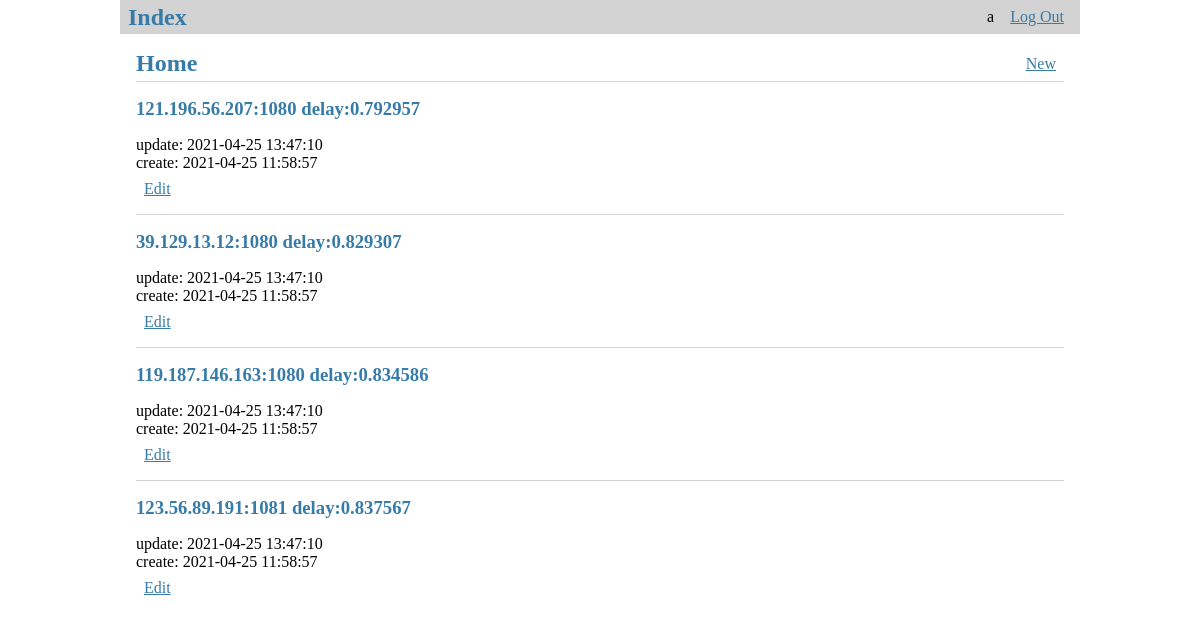
The page /home (signed in) on the database as committed earlier.
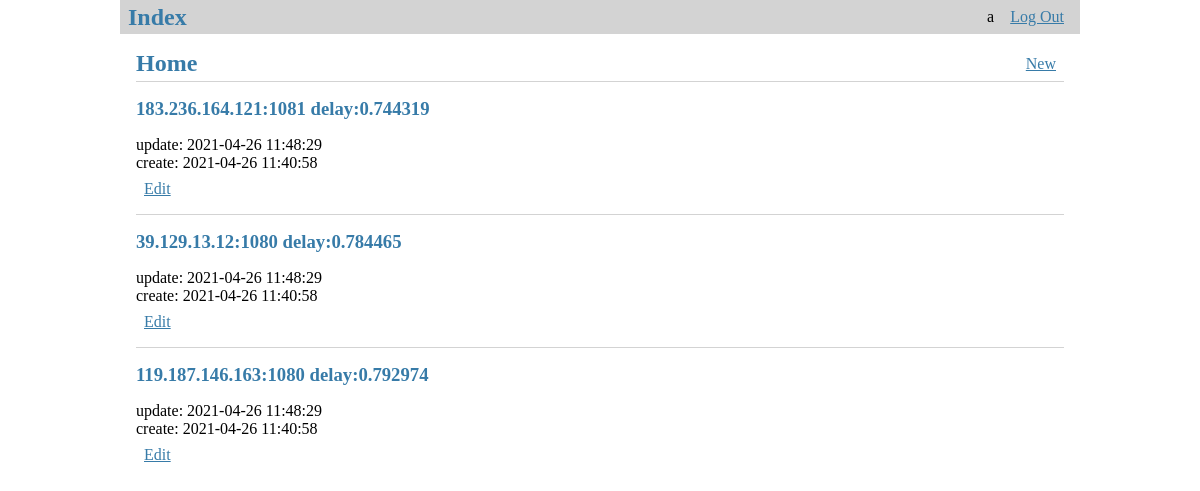
The same page on the database as committed later.
### tables this page shows
CREATE TABLE user (
    id       INTEGER PRIMARY KEY AUTOINCREMENT,
    username TEXT    UNIQUE
                     NOT NULL,
    password TEXT    NOT NULL
);

CREATE TABLE proxy (
    id        INTEGER   PRIMARY KEY AUTOINCREMENT,
    author_id INTEGER   NOT NULL,
    created   TIMESTAMP,
    updated   TIMESTAMP,
    delay     TEXT,
    ip        TEXT      NOT NULL
                        UNIQUE,
    port      TEXT      NOT NULL,
    FOREIGN KEY (author_id) REFERENCES user (id)
    );

### flaskr/blog.py (the view)
@bp.route('/home')
@login_required
def home():
    db = get_db()
    records = db.execute(
        'SELECT p.id, ip, port, delay, created, updated, author_id, username'
        ' FROM proxy p JOIN user u ON p.author_id = u.id'
        ' WHERE updated =(SELECT MAX(updated) FROM proxy)'
        ' ORDER BY delay ASC'
    ).fetchall()
    return render_template('blog/home.html', records=records)

### flaskr/auth.py (called while the page is built)
@bp.before_app_request
def load_logged_in_user():
    user_id = session.get('user_id')
    if user_id is None:
        g.user = None
    else:
        g.user = get_db().execute(
            'SELECT * FROM user WHERE id = ?', (user_id,)
        ).fetchone()

def login_required(view):
    @functools.wraps(view)
    def wrapped_view(**kwargs):
        if g.user is None:
            return redirect(url_for('auth.login'))
        return view(**kwargs)
    return wrapped_view

### flaskr/db.py (called while the page is built)
def get_db():
    if 'db' not in g:
        g.db = sqlite3.connect(
            current_app.config['DATABASE'],
            detect_types=sqlite3.PARSE_DECLTYPES
        )
        g.db.row_factory = sqlite3.Row
    return g.db

### flaskr/templates/blog/home.html (shortened to what this page needs)
{% extends 'base.html' %}
{% block header %}
  <h1>{% block title %}Home{% endblock %}</h1>
  {% if g.user %}
    <a class="action" href="{{ url_for('blog.create') }}">New</a>
  {% endif %}
{% endblock %}
{% block content %}
<head>
<body onload="JavaScript:AutoRefresh(1000);"></body>
</head>
  {% for r in records %}
    <article class="r" >
      <header>
        <div>
          <h1>{{ r['ip'] }}:{{ r['port'] }} delay:{{ r['delay'] }}</h1>
          <div class="about">update: {{ r['updated'].strftime('%Y-%m-%d %H:%M:%S') }}</div>
          <div class="about">create: {{ r['created'].strftime('%Y-%m-%d %H:%M:%S') }}</div>
        </div>
        {% if g.user['id'] == r['author_id'] %}
          <a class="action" href="{{ url_for('blog.update', id=r['id']) }}">Edit</a>
        {% endif %}
      </header>
    </article>
    {% if not loop.last %}
      <hr>
    {% endif %}
  {% endfor %}
{% endblock %}

### flaskr/templates/base.html (shortened to what this page needs)
<!doctype html>
<link rel="stylesheet" href="{{ url_for('static', filename='style.css') }}">
<nav>
  <h1>Index</h1>
  <ul>
    {% if g.user %}
      <li><span>{{ g.user['username'] }}</span>
      <li><a href="{{ url_for('auth.logout') }}">Log Out</a>
    {% else %}
      <li><a href="{{ url_for('auth.register') }}">Register</a>
      <li><a href="{{ url_for('auth.login') }}">Log In</a>
    {% endif %}
  </ul>
</nav>
<section class="content">
  <header>
    {% block header %}{% endblock %}
  </header>
  {% block content %}{% endblock %}
</section>

### flaskr/static/style.css (style rules this page uses)
body { max-width: 960px; margin: 0 auto; background: white; }
h1 { font-family: serif; color: #377ba8; margin: 1rem 0; }
a { color: #377ba8; }
hr { border: none; border-top: 1px solid lightgray; }
nav { background: lightgray; display: flex; align-items: center; padding: 0 0.5rem; }
nav h1 { flex: auto; margin: 0; }
nav ul { display: flex; list-style: none; margin: 0; padding: 0; }
nav ul li a, nav ul li span, header .action { display: block; padding: 0.5rem; }
.content { padding: 0 1rem 1rem; }
.content > header { border-bottom: 1px solid lightgray; display: flex; align-items: flex-end; }
.content > header h1 { flex: auto; margin: 1rem 0 0.25rem 0; }
.content:last-child { margin-bottom: 0; }

Rows that differ between the two databases and show on the page:
no longer on this page (row edited): proxy: ip "121.196.56.207", port "1080", delay "0.792957", updated "2021-04-25 13:47:10", created "2021-04-25 11:58:57"
no longer on this page (row edited): proxy: ip "123.56.89.191", port "1081", delay "0.837567", updated "2021-04-25 13:47:10", created "2021-04-25 11:58:57"
now on this page (row edited): proxy: ip "183.236.164.121", port "1081", delay "0.744319", updated "2021-04-26 11:48:29", created "2021-04-26 11:40:58"
changed proxy (number 2 of 3 on the later page): delay "0.829307" → "0.784465"; updated "2021-04-25 13:47:10" → "2021-04-26 11:48:29"; created "2021-04-25 11:58:57" → "2021-04-26 11:40:58"
changed proxy (number 3 of 3 on the later page): delay "0.834586" → "0.792974"; updated "2021-04-25 13:47:10" → "2021-04-26 11:48:29"; created "2021-04-25 11:58:57" → "2021-04-26 11:40:58"
